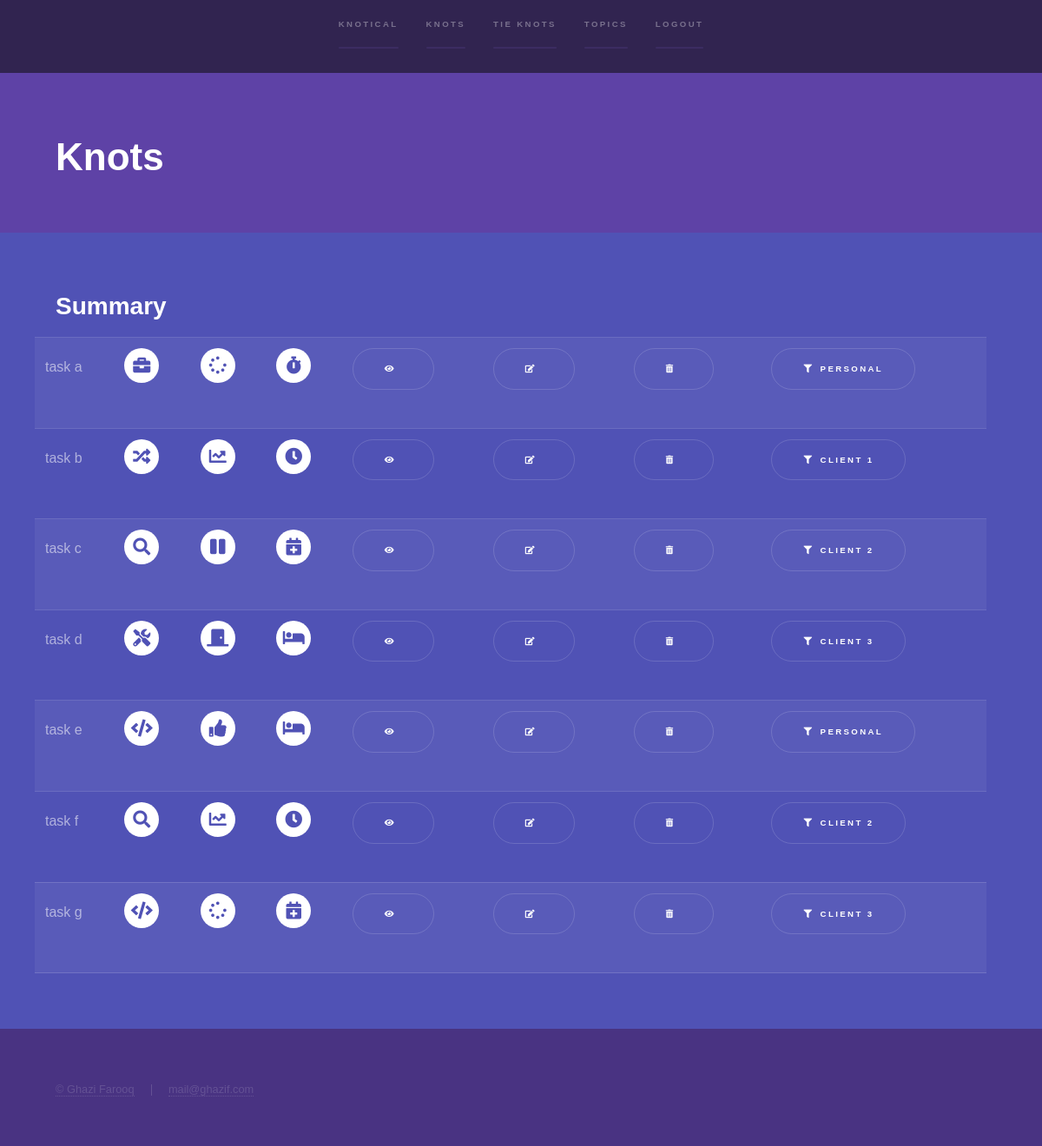
The page /tasks (signed in) on the database its author committed.
### taskmanager/models.py (models this page shows)
class Knots(models.Model):
    knot_title = models.CharField(max_length=256, blank=False, unique = True)
    knot_owner = models.ForeignKey(User, on_delete=models.CASCADE)
    knot_topic = models.ForeignKey(KnotsTopics, blank = True, null = True, on_delete=models.SET_NULL)
    knot_category = models.ForeignKey(KnotsCategory, blank = True, null = True, on_delete=models.SET_NULL, default=1)
    knot_status = models.ForeignKey(KnotsStatus, blank = True, null = True, on_delete=models.SET_NULL, default=1)
    knot_urgency = models.ForeignKey(KnotsUrgency, blank = True, null = True, on_delete=models.SET_NULL, default=1)
    knot_details = models.TextField(blank=True)
    knot_url = models.URLField(blank=True)
    knot_date = models.DateField(blank=True, null=True)
    knot_time = models.TimeField(blank=True, null=True)
    knot_image = models.ImageField(upload_to='uploads',blank=True, null=True)
    knot_longitude = models.DecimalField(max_digits=9, decimal_places=6,blank=True, null=True)
    knot_latitude  = models.DecimalField(max_digits=9, decimal_places=6,blank=True, null=True)
    def __str__(self):
        return self.knot_title

class KnotsTopics(models.Model):
    knot_topic = models.CharField(max_length=256, blank=False, unique = True)
    knot_topic_owner = models.ForeignKey(User, on_delete=models.CASCADE)
    def __str__(self):
        return self.knot_topic

### taskmanager/views.py (the view, shortened to what this page needs)
# urls.py: path('tasks', views.tasks_index, name='tasks_index'),
def tasks_index(request):
    knot_unraveled = False
    knot_details = False
    if (request.POST.get('topic_to_view')):
        task_list_query = Knots.objects.filter(knot_owner = request.user, knot_topic__knot_topic = request.POST.get('topic_to_view'))
    else:
        task_list_query = Knots.objects.filter(knot_owner = request.user)
    if (knot_details):
        print(request.POST.get('topic_to_view'))
        return render(request,'taskmanager/tasks.html',
                          {'task_list_query': task_list_query,
                           'knot_unraveled' : knot_unraveled,
                           'knot_details': knot_details,
                           'task_details_query': task_details_query})
    else:
        return render(request,'taskmanager/tasks.html',
                          {'task_list_query': task_list_query,
                           'knot_unraveled' : knot_unraveled,
                           'knot_details': knot_details})

### templates/taskmanager/tasks.html (shortened to what this page needs)
td{% extends "interface/base.html" %}
{% block body_block %}
  <section id="three" class="wrapper style1 fade-up">
    <div class="inner">
      <h1>Knots</h1>
    </div>
  </section>
  {% if user.is_authenticated %}
          <section id="two" class="wrapper style2 fade-up">
            <div class="inner">
              <h2>Summary</h2>
              <div class="row">
                    <table>
                          {% for knot in task_list_query %}
                                    <tr>
                                      <td>{{ knot }}</td>
                                          {% if knot.knot_category.category_name == "development" %}
                                              <td><a href="#" class="icon solid major fa-code"><span class="label">development</span></a></td>
                                          {% endif %}
                                          {% if knot.knot_category.category_name == "chores" %}
                                              <td><a href="#" class="icon solid major fa-tools"><span class="label">chores</span></a></td>
                                          {% endif %}
                                          {% if knot.knot_category.category_name == "research" %}
                                              <td><a href="#" class="icon solid major fa-search"><span class="label">research</span></a></td>
                                          {% endif %}
                                          {% if knot.knot_category.category_name == "misc" %}
                                              <td><a href="#" class="icon solid major fa-random"><span class="label">misc</span></a></td>
                                          {% endif %}
                                          {% if knot.knot_category.category_name == "work" %}
                                              <td><a href="#" class="icon solid major fa-briefcase"><span class="label">work</span></a></td>
                                          {% endif %}
                                          {% if knot.knot_status.status_name == "resolved" %}
                                              <td><a href="#" class="icon solid major fa-thumbs-up"><span class="label">Resolved</span></a></td>
                                          {% endif %}
                                          {% if knot.knot_status.status_name  == "blocked" %}
                                              <td><a href="#" class="icon solid major fa-door-closed"><span class="label">Blocked</span></a></td>
                                          {% endif %}
                                          {% if knot.knot_status.status_name  == "paused" %}
                                              <td><a href="#" class="icon solid major fa-pause"><span class="label">Paused</span></a></td>
                                          {% endif %}
                                          {% if knot.knot_status.status_name  == "in progress" %}
                                              <td><a href="#" class="icon solid major fa-chart-line"><span class="label">In Progress</span></a></td>
                                          {% endif %}
                                          {% if knot.knot_status.status_name  == "new" %}
                                              <td><a href="#" class="icon solid major fa-spinner"><span class="label">New</span></a></td>
                                          {% endif %}
                                          {% if knot.knot_urgency.urgency_title == "some day" %}
                                              <td><a href="#" class="icon solid major fa-bed"><span class="label">Some Day</span></a></td>
                                          {% endif %}
                                          {% if knot.knot_urgency.urgency_title  == "can wait" %}
                                              <td><a href="#" class="icon solid major fa-calendar-plus"><span class="label">Can Wait</span></a></td>
                                          {% endif %}
                                          {% if knot.knot_urgency.urgency_title  == "soon" %}
                                              <td><a href="#" class="icon solid major fa-clock"><span class="label">Soon</span></a></td>
                                          {% endif %}
                                          {% if knot.knot_urgency.urgency_title  == "immediate" %}
                                              <td><a href="#" class="icon solid major fa-stopwatch"><span class="label">Immediate</span></a></td>
                                          {% endif %}
                                              <td>
                                                  <form class=""method="post">
                                                    <a href="#" class="button submit icon solid fa-eye"></a>
                                                  </form>
                                              </td>
                                              <td>
                                                  <form class=""method="post">
                                                    <a href="#" class="button submit icon solid fa-edit"></a>
                                                  </form>
                                              </td>
                                              <td>
                                                  <form class=""method="post">
                                                    <a href="#" class="button submit icon solid fa-trash-alt"></a>
                                                  </form>
                                              </td>
                                              {% if knot.knot_topic %}
                                                    <td>
                                                      <form class=""method="post">
                                                          <a href="#" class="button submit icon solid fa-filter">{{knot.knot_topic}}</a>
                                                      </form>
                                                    </td>
                                              {% else %}
                                                <td></td>
                                              {% endif %}
                                    </tr>
                          {% endfor %}
                      </table>
                </div>
            </div>
          </section>
  {% endif %}
{% endblock %}

### templates/interface/base.html (shortened to what this page needs)
<!DOCTYPE html>
{% load static %}
<html>
  <head>
    <link rel="stylesheet" href="{% static "assets/css/main.css" %}" />
  </head>
  <body class="is-preload">
              <section id="sidebar">
                <div class="inner">
                  <nav>
                    <ul>
                      <li><a href="{% url 'interface:index' %}" class="logo">Knotical</a></li>
                      {% if user.is_authenticated %}
                          <li><a href="{% url 'taskmanager:tasks_index' %}">Knots</a></li>
                          <li><a href="{% url 'taskmanager:tasks_add' %}">Tie Knots</a></li>
                          <li><a href="{% url 'taskmanager:topics' %}">Topics</a></li>
                          <li><a href="{% url 'usermanagement:user_logout' %}">Logout</a></li>
                      {% else %}
                          <li><a href="{% url 'usermanagement:user_login' %}">Login</a></li>
                          <li><a href="{% url 'usermanagement:register' %}">Register</a></li>
                      {% endif %}
                    </ul>
                  </nav>
                </div>
              </section>
        <div id="wrapper">
              <div id="main">
                  {% block body_block %}
                  {% endblock %}
              </div>
        </div>
    			<footer id="footer" class="wrapper style1-alt">
    				<div class="inner">
    					<ul class="menu">
    						<li><a href="mailto:mail@ghazif.com">&copy; Ghazi Farooq</a></li><li> <a href="mailto:mail@ghazif.com">mail@ghazif.com</a></li>
    					</ul>
    				</div>
    			</footer>
  </body>
</html>

### rows shown on the page
Knots: knot_title "task a", knot_topic "PERSONAL"
Knots: knot_title "task b", knot_topic "CLIENT 1"
Knots: knot_title "task c", knot_topic "CLIENT 2"
Knots: knot_title "task d", knot_topic "CLIENT 3"
Knots: knot_title "task e", knot_topic "PERSONAL"
Knots: knot_title "task f", knot_topic "CLIENT 2"
Knots: knot_title "task g", knot_topic "CLIENT 3"
